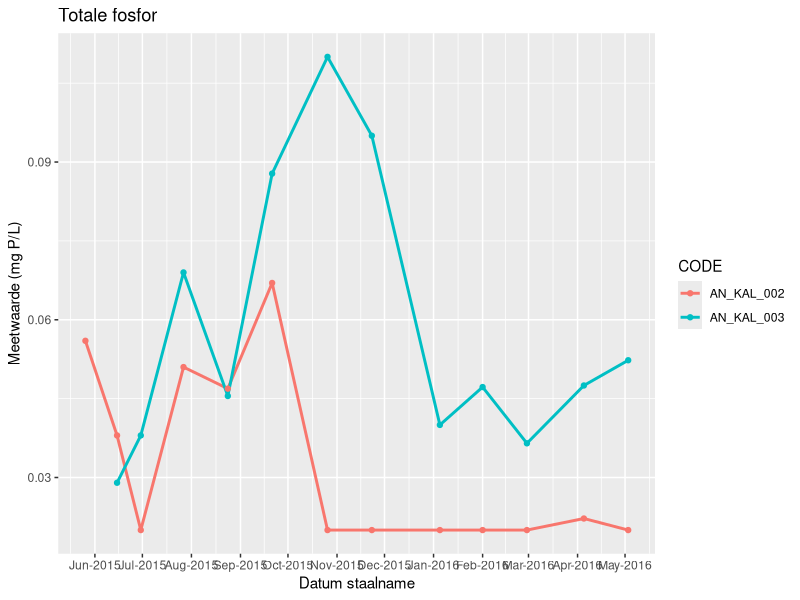
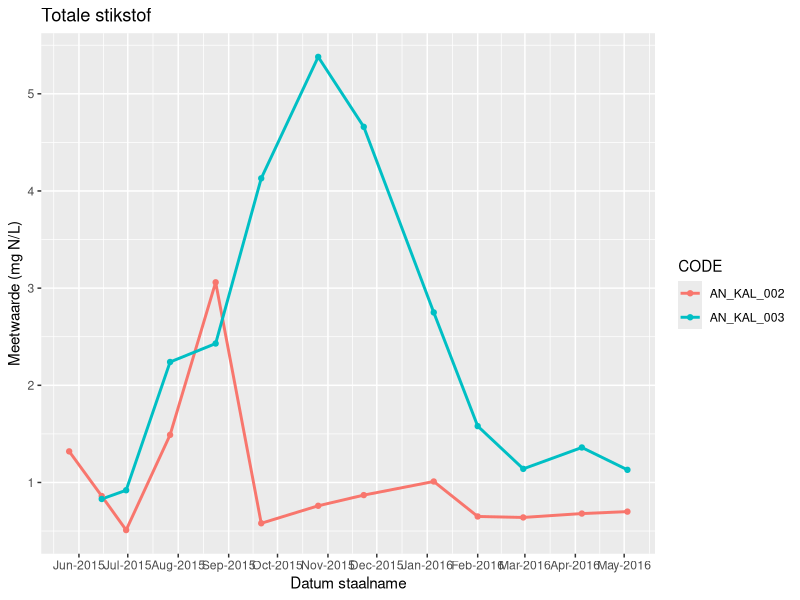
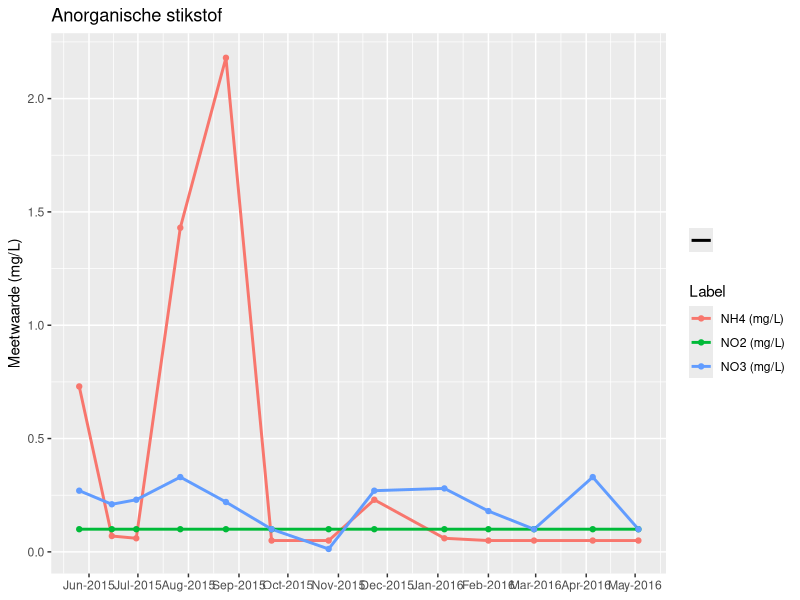
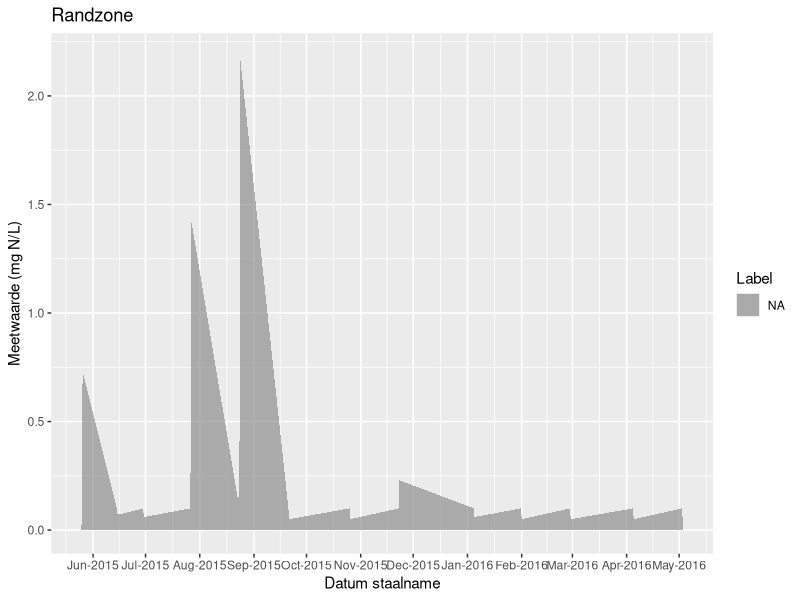
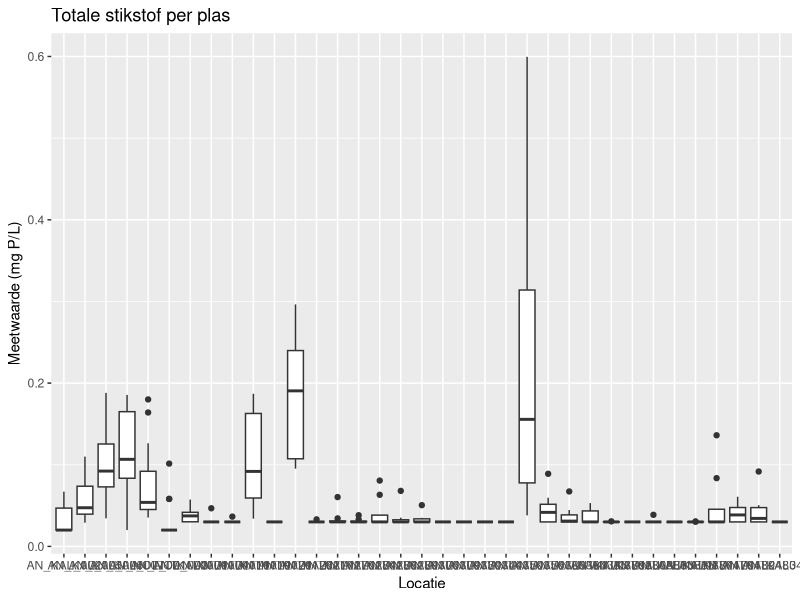
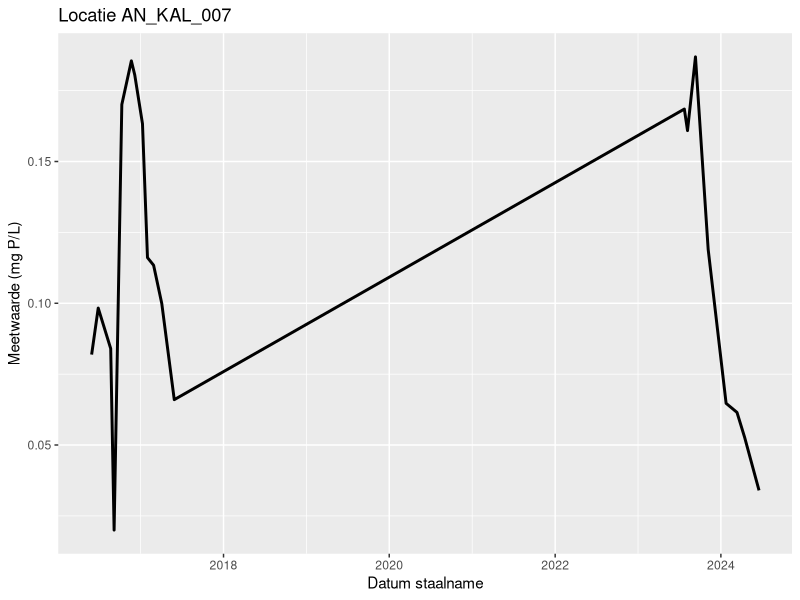
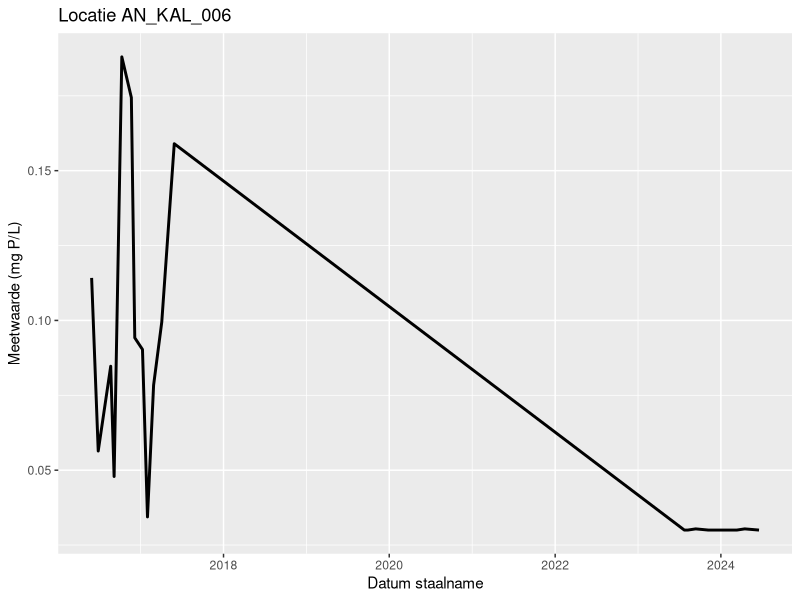
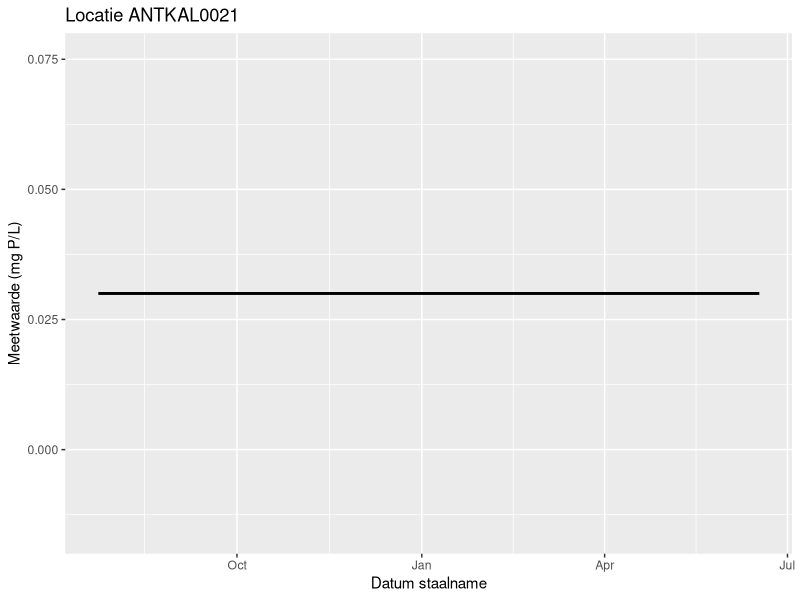

Source code (R) for these figures, in order:
## ---- chunk 1
# Enable inbo r-universe
options(repos = c(
    inbo = 'https://inbo.r-universe.dev',
    CRAN = 'https://cloud.r-project.org'))

# Install the package
#install.packages('ggpubr')
## ---- chunk 2
library(knitr)
opts_chunk$set(
  echo = FALSE, 
  eval = TRUE,  
  cache = FALSE, 
  autodep = TRUE,
  dpi = 300,
  fig.width = 150 / 25.4,
  fig.height = 100 / 25.4,
  warning = TRUE,
  error = TRUE,
  message = TRUE
)

library(readxl)
library(dplyr)
library(ggplot2)
library(stringr)
## ---- chunk 3
data <- read_xlsx("./data/SWOKalmthoutseVennen_Ruwedata_Export_AquaChem.xlsx")
data$FieldSamplingDate <- as.Date(data$FieldSamplingDate, format = "%d/%m/%Y")
data$ResultFormattedNumeric <- as.numeric(data$ResultFormattedNumeric)
## ---- chunk 4
# onderzochte variabelen
data$Component %>% unique()
# Nutrienten: NO2, NO3, PO4, T.N, T.P, NH4, NPOC (non-particulate organic carbon)
# Ionen: HCO3, Mg, Si, Ca, CO3, Na, Cl,...
# Doorzicht: CHL.A, SD.VELD, Turbiditeit, ZS.105
# Zuurstof: O2.VELD, SAT.VELD
# Zoutgehalte: SO4, SAL.VELD, EC25.VELD, Na, Cl
# pH.VELD, TEMP.VELD

unique(data$FieldSampleID)
length(unique(data$CODE))
# 27 locaties
## ---- chunk 5
# genereer plot en sla op
save_plot <- function(dataset, component, naam, title = NULL, xas = NULL, yas = NULL, naam_linetype = NULL, labels_linetype = NULL){
  figuur <- dataset %>%
    filter(Component %in% component) %>%  
    ggplot(aes(x = FieldSamplingDate, y = ResultFormattedNumeric, color = Label, linetype = CODE)) +
    scale_x_date(date_breaks = "1 month", date_labels = "%b-%Y") + # visualiseert data per maand in format maand-jaar
    geom_line(size = 1) +
    geom_point() +
    labs(title = title) + xlab(xas) + ylab(yas) +
  scale_linetype_discrete(name = naam_linetype, labels = labels_linetype)
  print(figuur)
  ggsave(plot = figuur,
         filename = paste0("./exports/NKP_", naam, ".jpg"), width = 9, height = 6)
}

# puur om plot te genereren
maak_plot <- function(dataset, component, title = NULL, xas = NULL, yas = NULL, naam_linetype = NULL, labels_linetype = NULL){
  figuur <- dataset %>%
    filter(Component %in% component) %>%  
    ggplot(aes(x = FieldSamplingDate, y = ResultFormattedNumeric, color = Label, linetype = CODE)) +
    scale_x_date(date_breaks = "1 month", date_labels = "%b-%Y") + # visualiseert data per maand in format maand-jaar
    geom_line(size = 1) +
    geom_point() +
    labs(title = title) + xlab(xas) + ylab(yas) +
  scale_linetype_discrete(name = naam_linetype, labels = labels_linetype)
  figuur
}

# plots genereren voor 1 variabele (trendlijn randzone + trendlijn zonnepanelen)
maak_plot_1var <- function(dataset, component, title = NULL, xas = "Datum staalname", yas = NULL){
  figuur <- dataset %>%
    filter(Component %in% component) %>%  
    ggplot(aes(x = FieldSamplingDate, y = ResultFormattedNumeric, color = CODE)) +
    scale_x_date(date_breaks = "1 month", date_labels = "%b-%Y") + # visualiseert data per maand in format maand-jaar
    geom_line(size = 1) +
    geom_point() +
    labs(title = title) + xlab(xas) + ylab(yas)
  figuur
}
## ---- chunk 6
# Nutrienten en vervuiling watertype Zm/Zs
NH3_jaargem <- 0.03 # BVR
NH3_max <- 0.1 # BVR
N.NO2_jaargem <- 0.2 # BVR
N.NO2_max <- 0.6 # BVR
BOD_90p <- 6 # BVR
COD_90p <- 30 # BVR
T.P <- 0.04 # mg P/L - T'jollyn et al. 2009, totaalfosfor: naar Denys et al. (2005), Heinis & Evers (2007); omzetting KRWen N2000-typen: Bal et al. (2001), Fellinger et al. (2004)
T.N <- 0.59 # mg N/L - T'jollyn et al. 2009, totaalstikstof: Heinis &Evers (2007)
  
# Zoutgehalte
EGV_90p <- 100 # BVR
Cl_90p <- 20 # BVR
SO4_gem <- 15

# Zuurstofhuishouding
O2_conc_10p <- 6 # BVR
O2_verz_max <- 120 # BVR

# Zuurtegraad
pH_max <- 5.5 # Synbiosys/Runhaar (2008/2009); Van Calster et al., 2020
pH_min <- 4.5 # BVR 2010
## ---- chunk 7
# vb. voor T.P (maximum)
T.P_max <- data %>%
  filter(Component %in% "T.P") %>%
  group_by(FieldSampleID) %>%
  summarise(maximum = max(ResultFormattedNumeric))
T.P_max %>%
  filter(maximum < 0.04 | maximum == 0.04) %>%
  nrow()
# 14 waterplassen voldoen aan norm voor T.P
## ---- chunk 8
# plot TP
maak_plot_1var(data %>% filter(FieldSampleID %in% c("AN_KAL_002", "AN_KAL_003")), "T.P", "Totale fosfor", yas = "Meetwaarde (mg P/L)")

# plot TN
maak_plot_1var(data %>% filter(FieldSampleID %in% c("AN_KAL_002", "AN_KAL_003")), "T.N", "Totale stikstof", yas = "Meetwaarde (mg N/L)")

# plot anorganische stikstof
maak_plot(data %>% filter(FieldSampleID %in% "AN_KAL_002"), c("NO3", "NO2", "NH4"), "Anorganische stikstof", yas = "Meetwaarde (mg/L)")

anorg_N <- data %>%
  filter(Component %in% c("NH4", "NO3", "NO2") & FieldSampleID == "AN_KAL_002")

anorg_N$Label <- factor(anorg_N$Label, unique(anorg_N[order(anorg_N$ResultFormattedNumeric, decreasing = T), "Label"]))

## fill_area
plot1 <- anorg_N %>%
  ggplot(aes(x = FieldSamplingDate, y = ResultFormattedNumeric, fill = Label)) +
  geom_area(position = "identity", alpha = 0.6) +
  scale_x_date(date_breaks = "1 month", date_labels = "%b-%Y") +
  labs(title = "Randzone") +
  xlab("Datum staalname") + 
  ylab("Meetwaarde (mg N/L)")
plot1

## ---- chunk 9
bwplot_TP <- data %>%
  filter(Component %in% "T.P") %>%
  ggplot(aes(x = FieldSampleID, y = ResultFormattedNumeric)) +
  geom_boxplot() +
    labs(title = "Totale stikstof per plas") + xlab("Locatie") + ylab("Meetwaarde (mg P/L)")
  
bwplot_TP
## ---- chunk 10
locaties <- unique(data$CODE)

# voor totale fosfor per locatie figuur maken
for (ID in locaties) {
  data_figuur <- data %>%
    filter(CODE %in% ID & Component %in% "T.P")
  figuur <- ggplot(data_figuur,
                   aes(x = FieldSamplingDate, y = ResultFormattedNumeric)) +
    geom_line(size = 1) +
    labs(title = paste("Locatie",ID)) + xlab("Datum staalname") + ylab("Meetwaarde (mg P/L)")
  print(figuur)
}
